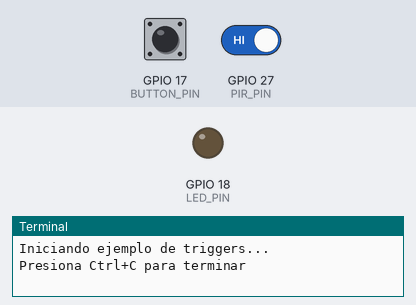
Simulated run of this program. Board: Raspberry Pi (BCM pin numbers). Shown: output pins drawn as LEDs (lit = HIGH), the last lines printed to the terminal. The inputs (shaded band) are chosen by the test bench; at power-on: GPIO 17 (BUTTON_PIN) HIGH, GPIO 27 (PIR_PIN) HIGH. The clock reads 2024-03-15 10:24:30 at power-on unless the program sets it.

Above: at 1.2 s.
1.3 s: GPIO 17 (BUTTON_PIN) pulled LOW for 0.15 s
At 2.4 s:
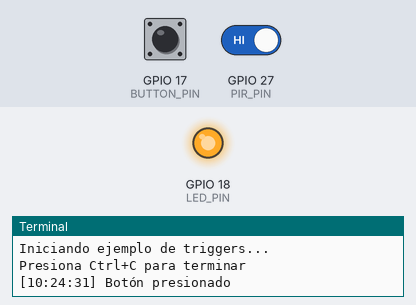
2.9 s: GPIO 27 (PIR_PIN) driven LOW
At 3.6 s:
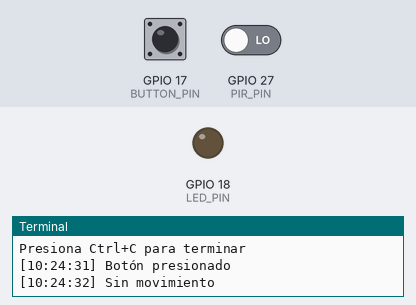
4.4 s: GPIO 17 (BUTTON_PIN) pulled LOW for 1 s
At 4.7 s:
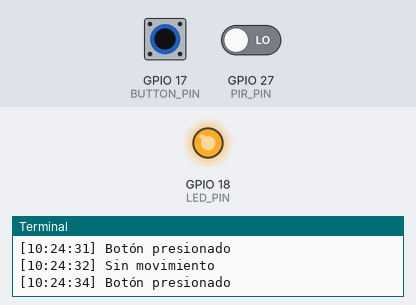
6.9 s: GPIO 17 (BUTTON_PIN) pulled LOW for 3.2 s
At 11.3 s:
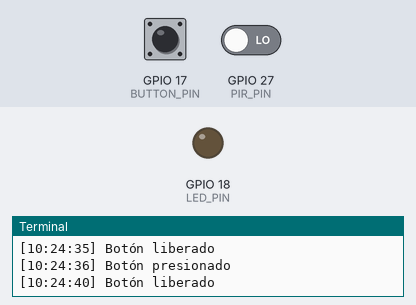
11.6 s: GPIO 27 (PIR_PIN) driven HIGH
At 12.6 s:
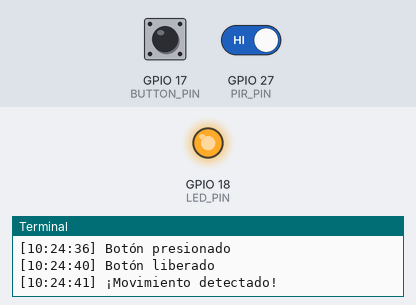
Timing chart, 0 to 14.1 s (numbered marks = the images above; inputs shaded):
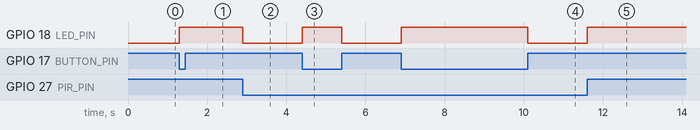

The program:

trigger_example.py
```python
#!/usr/bin/env python3
"""
Ejemplo de uso de triggers en Raspberry Pi
Este script demuestra el uso de interrupciones y eventos con GPIO
"""

import RPi.GPIO as GPIO
import time
from datetime import datetime

# Configuración de pines
BUTTON_PIN = 17  # Pin para el botón
LED_PIN = 18     # Pin para el LED
PIR_PIN = 27     # Pin para sensor PIR (movimiento)

def setup():
    """Configura los pines GPIO"""
    GPIO.setmode(GPIO.BCM)

    # Configurar botón con resistencia pull-up
    GPIO.setup(BUTTON_PIN, GPIO.IN, pull_up_down=GPIO.PUD_UP)

    # Configurar LED como salida
    GPIO.setup(LED_PIN, GPIO.OUT)

    # Configurar sensor PIR como entrada
    GPIO.setup(PIR_PIN, GPIO.IN)

def button_callback(channel):
    """Callback para el evento del botón"""
    timestamp = datetime.now().strftime("%H:%M:%S")
    state = "presionado" if GPIO.input(channel) == GPIO.LOW else "liberado"
    print(f"[{timestamp}] Botón {state}")

    # Toggle LED
    GPIO.output(LED_PIN, not GPIO.input(LED_PIN))

def pir_callback(channel):
    """Callback para el sensor de movimiento"""
    timestamp = datetime.now().strftime("%H:%M:%S")
    if GPIO.input(channel):
        print(f"[{timestamp}] ¡Movimiento detectado!")
        GPIO.output(LED_PIN, GPIO.HIGH)
    else:
        print(f"[{timestamp}] Sin movimiento")
        GPIO.output(LED_PIN, GPIO.LOW)

def main():
    """Función principal del programa"""
    try:
        setup()
        print("Iniciando ejemplo de triggers...")
        print("Presiona Ctrl+C para terminar")

        # Configurar detección de eventos para el botón
        # Detecta tanto flanco de subida como de bajada
        GPIO.add_event_detect(BUTTON_PIN, GPIO.BOTH,
                            callback=button_callback,
                            bouncetime=300)

        # Configurar detección de eventos para el sensor PIR
        GPIO.add_event_detect(PIR_PIN, GPIO.BOTH,
                            callback=pir_callback,
                            bouncetime=300)

        # Mantener el programa en ejecución
        while True:
            time.sleep(0.1)

    except KeyboardInterrupt:
        print("\nPrograma terminado por el usuario")
    except Exception as e:
        print(f"Error: {e}")
    finally:
        GPIO.cleanup()
        print("Limpieza de GPIO completada")

if __name__ == "__main__":
    main() 
```

Measured:
- after the input at 1.3 s, GPIO 18 (LED_PIN): LOW → HIGH at once
- after the input at 2.9 s, GPIO 18 (LED_PIN): HIGH → LOW at once
- after the input at 4.4 s, GPIO 18 (LED_PIN): LOW → HIGH at once, → LOW 1.0 s later
- after the input at 6.9 s, GPIO 18 (LED_PIN): LOW → HIGH at once, → LOW 3.2 s later
- after the input at 11.6 s, GPIO 18 (LED_PIN): LOW → HIGH at once
